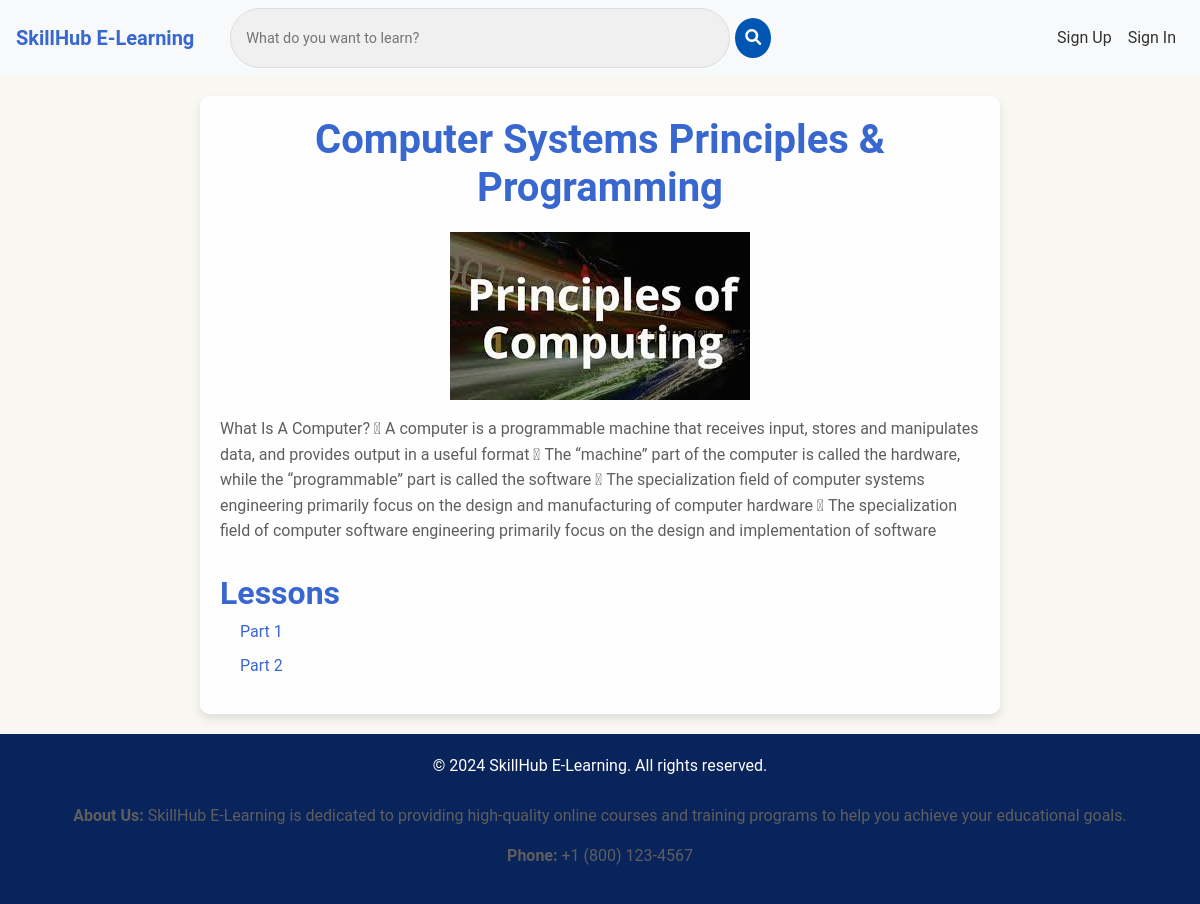
/courses/2/, run on the app's committed database.
### spApp/models.py (models this page shows, shortened)
class Course(models.Model):
    title = models.CharField(max_length=255)
    description = models.TextField()
    instructor = models.ForeignKey(User, on_delete=models.CASCADE)
    image = models.ImageField(upload_to='course_images/', null=True, blank=True)
    created_at = models.DateTimeField(auto_now_add=True)

class Lesson(models.Model):
    course = models.ForeignKey(Course, on_delete=models.CASCADE, related_name='lessons')
    title = models.CharField(max_length=200)
    content = models.TextField()
    order = models.IntegerField()
    pdf_material = models.FileField(upload_to='lesson_pdfs/', null=True, blank=True)

### spApp/views.py (the view)
# urls.py: path('courses/<int:course_id>/', views.course_detail, name='course_detail'),
def course_detail(request, course_id):
    course = get_object_or_404(Course, id=course_id)   # Get the course by it's id or return 404 if not found
    lessons = Lesson.objects.filter(course=course).order_by('order')    # Get all the lessons related to the course and order by the order field
    is_enrolled = False # We start assuming that the user is not enrolled.
    if request.user.is_authenticated:   # If the user is logged in, then we check if it's enrolled.
      is_enrolled = Enrollment.objects.filter(student=request.user, course=course).exists()  # This returns a boolean
    return render(request, 'course_detail.html', {'course': course, 'lessons': lessons, 'is_enrolled': is_enrolled})  # We add the variable here.

### project/templates/course_detail.html (shortened to what this page needs)
{% extends 'base.html' %}
{% block content %}
    <section class="course-detail-container">
        <h1>{{ course.title }}</h1>
        {% if course.image %}
            <img src="{{ course.image.url }}" alt="{{ course.title }}" class="img-fluid mb-3" >
        {% endif %}
        <p>{{ course.description }}</p>
        <h2>Lessons</h2>
        <ul>
        {% for lesson in lessons %}
            <li><a href="{% url 'lesson_detail' course.id lesson.id %}">{{ lesson.title }}</a></li>
        {% endfor %}
        </ul>
    </section>
{% endblock %}

### project/staticfiles/css/styles.css (style rules this page uses)
body { font-family: 'Roboto', sans-serif; color: #333; background-color: #f9f7f1; }
h1, .display-4 { font-size: 2.5rem; color: #2d2d2d; }
p, .lead { font-size: 1rem; color: #5e5e5e; }
.course-detail-container { margin-top: 20px; max-width: 800px; margin-left: auto; margin-right: auto; background: rgba(255, 255, 255, 0.9); padding: 20px; border-radius: 10px; box-shadow: 0 5px 10px rgba(0, 0, 0, 0.1); }
.course-detail-container h1 { text-align: center; color: #3767cf; font-weight: 600; margin-bottom: 20px; }
.course-detail-container img { display: block; margin-left: auto; margin-right: auto; max-width: 50%; height: auto; }
.course-detail-container p { color: #5e5e5e; margin-bottom: 20px; line-height: 1.6; }
.course-detail-container h2 { margin-top: 30px; color: #3767cf; font-weight: 600; }
.course-detail-container ul { padding-left: 20px; list-style-type: none; }
.course-detail-container li { margin-bottom: 10px; }
.course-detail-container li a { color: #3767cf; text-decoration: none; }

### data on the page
Course: title "Computer Systems Principles & Programming", image (picture), description "What Is A Computer?  A computer is a programmable machine that receives input, stores and manipulates data, and provides output in a useful format  The “machine” part of the computer is called the hardware, while the “programmable” part is called the software  The specialization field of computer systems engineering primarily focus on the design and manufacturing of computer hardware  The specialization field of computer software engineering primarily focus on the design and implementation of software"
Lesson: title "Part 1"
Lesson: title "Part 2"
